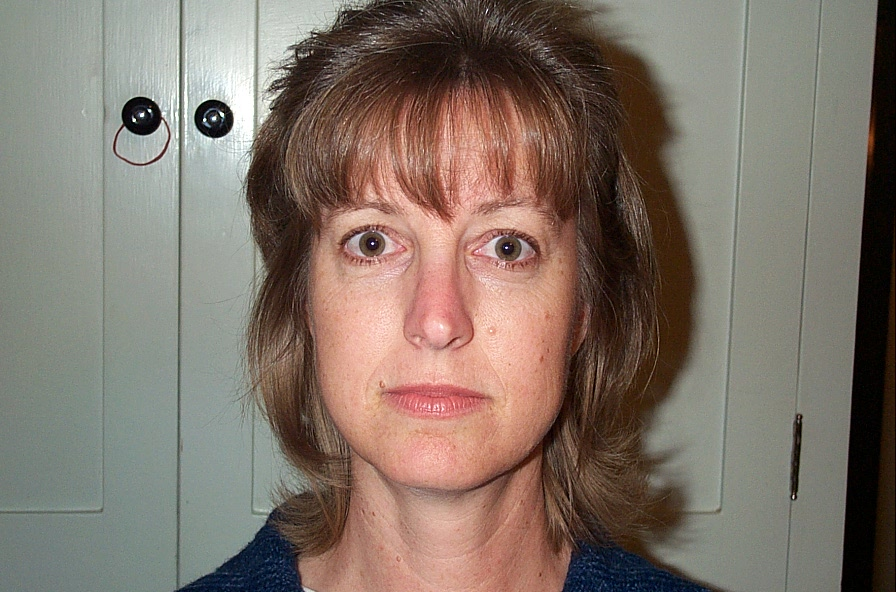
#> input picture CSE829/input_image.jpg, 896 x 592 px, found by its file name
$ python CLALHE.py
#> lines starting #> are read from the running program, lines starting #| are printed output that depends on the picture
import numpy as np
import cv2
from scipy.signal import argrelextrema

class CLALHE:
    """
    Contrast Limited Adaptive Local Histogram Equalization (CLALHE)
    Based on: Mohammed & Isa, IEEE Access 2025

    Implementation note - subimage boundary blending
    ------------------------------------------------
    Part 2 of the paper subdivides the image into ONS subimages (Eq. 5-6) and
    equalizes each one independently. Taken literally, that produces visible
    block seams: each subimage derives its own transfer function from its own
    histogram, so two pixels straddling a boundary have almost identical input
    intensities but are mapped through unrelated LUTs, and the output jumps.
    This is the same discontinuity that made plain (non-interpolated) AHE
    unusable, and it is why Zuiderveld's CLAHE bilinearly interpolates between
    tile mappings.

    The paper specifies no remedy. Its Part 2 step (v) says only "combination
    of the enhanced subimages", and Section IX pins that down as literal
    concatenation: "(viii) Merging of subimages involves their concatenation".
    "Bilinear interpolation" appears once in the whole paper, in the literature
    review, describing a different method (ACE-HM, ref [78]) - not CLALHE. The
    reported metrics could not have caught the seams either: PSNR, entropy,
    AMBE, SSI, CII and RMSE are all global statistics that a handful of
    boundary rows and columns barely move. It only shows up when you look at
    the picture.

    So the subdivision is kept exactly as specified - the number of subimages,
    their dimensions and their independent histograms are untouched - and only
    the write-back is changed: each subimage is read with an extra margin of
    context and composited through a linear cross-fade whose weights sum to 1
    across every shared boundary. This is the sub-image-level analogue of the
    tile interpolation CLAHE already performs internally, applied one level up.
    """

    def __init__(self):
        self.optimal_cbd = None
        self.optimal_i_cl = None

    def _find_peaks_valleys(self, histogram):
        """Identify peaks and valleys in the histogram as per Section V.A"""
        # Smooth histogram slightly to avoid noise-based false peaks
        hist_smooth = np.convolve(histogram, np.ones(3)/3, mode='same')

        # Find local maxima (peaks) and minima (valleys)
        peak_indices = argrelextrema(hist_smooth, np.greater, order=1)[0]
        valley_indices = argrelextrema(hist_smooth, np.less, order=1)[0]

        # Filter out edge cases if necessary
        peak_values = histogram[peak_indices]
        valley_values = histogram[valley_indices]

        return peak_indices, peak_values, valley_indices, valley_values

    def _calculate_n_parameter(self, valley_values):
        """Eq. (1): N-parameter = sum(Valley[i]) / NValleys"""
        if len(valley_values) == 0:
            return 1.0  # Fallback
        return np.sum(valley_values) / len(valley_values)

    def _calculate_cbd(self, n_peaks):
        """Eq. (2): CBD = ceil(ln(NPeaks)) for both height and width"""
        if n_peaks <= 0:
            return 4  # Default fallback
        cbd = int(np.ceil(np.log(n_peaks)))
        return max(cbd, 2)  # Ensure minimum tile size

    def _calculate_i_cl(self, peak_values, n_parameter, valley_values):
        """Eq. (3): I_CL = (Peaks[i] + N-parameter) / Max(Valley)"""
        if len(valley_values) == 0 or np.max(valley_values) == 0:
            return 2.0  # Fallback clip limit
        max_valley = np.max(valley_values)
        # Use the maximum peak for the most representative clip limit
        max_peak = np.max(peak_values) if len(peak_values) > 0 else 0
        i_cl = (max_peak + n_parameter) / max_valley
        return max(i_cl, 1.0)  # Clip limit must be >= 1

    def _compute_metrics(self, original, enhanced):
        """Compute PSNR, Entropy, and AMBE for CIQI fitness function"""
        # PSNR
        mse = np.mean((original.astype(np.float64) - enhanced.astype(np.float64)) ** 2)
        if mse == 0:
            psnr = 100.0
        else:
            psnr = 10 * np.log10((255.0 ** 2) / mse)

        # Entropy
        hist = cv2.calcHist([enhanced], [0], None, [256], [0, 256])
        prob = hist.ravel() / hist.sum()
        prob = prob[prob > 0]
        entropy = -np.sum(prob * np.log2(prob))

        # AMBE (Absolute Mean Brightness Error)
        ambe = abs(np.mean(original.astype(np.float64)) - np.mean(enhanced.astype(np.float64)))

        return psnr, entropy, ambe

    def _ciqi_score(self, original, enhanced):
        """Eq. (4): CIQI = (PSNR + Entropy) / AMBE"""
        psnr, entropy, ambe = self._compute_metrics(original, enhanced)
        if ambe == 0:
            ambe = 0.001  # Avoid division by zero
        return (psnr + entropy) / ambe

    def _apply_clahe_with_params(self, image, cbd, clip_limit):
        """Apply CLAHE with specific CBD and clip limit parameters"""
        clahe = cv2.createCLAHE(clipLimit=clip_limit, tileGridSize=(cbd, cbd))
        return clahe.apply(image)

    def part1_determine_optimal_params(self, gray_image):
        """
        Part 1: Determine optimum parameters (CBD and I_CL)
        Tests multiple enhancements using peak frequencies
        """
        # Compute histogram
        hist = cv2.calcHist([gray_image], [0], None, [256], [0, 256]).flatten()

        # Identify peaks and valleys
        peak_idx, peak_vals, valley_idx, valley_vals = self._find_peaks_valleys(hist)
        n_peaks = len(peak_idx)
        n_valleys = len(valley_idx)

        if n_peaks == 0:
            n_peaks = 1  # Prevent log(0)

        # Calculate base parameters
        n_param = self._calculate_n_parameter(valley_vals)
        cbd = self._calculate_cbd(n_peaks)

        # Test each peak value to find optimal I_CL via CIQI
        best_score = -np.inf
        best_i_cl = 2.0

        for p_val in peak_vals:
            candidate_i_cl = self._calculate_i_cl(np.array([p_val]), n_param, valley_vals)
            enhanced = self._apply_clahe_with_params(gray_image, cbd, candidate_i_cl)
            score = self._ciqi_score(gray_image, enhanced)

            if score > best_score:
                best_score = score
                best_i_cl = candidate_i_cl

        self.optimal_cbd = cbd
        self.optimal_i_cl = best_i_cl

        return cbd, best_i_cl, n_peaks, n_valleys

    def _blend_profile(self, p_start, p_stop, c_start, c_stop, margin,
                       ramp_head, ramp_tail):
        """
        1D weight profile for one subimage along a single axis.

        The weight is 1.0 in the interior of the subimage core and falls
        linearly to 0.0 across a 2*margin wide band centred on each shared
        boundary. Two adjacent subimages therefore contribute weights that
        sum to exactly 1.0 everywhere in their overlap, so the cross-fade is
        energy preserving and leaves no visible step.
        """
        coords = np.arange(p_start, p_stop, dtype=np.float64)
        weights = np.ones(p_stop - p_start, dtype=np.float64)

        if margin > 0:
            if ramp_head:  # boundary shared with the previous subimage
                weights = np.minimum(
                    weights, np.clip((coords - (c_start - margin)) / (2.0 * margin), 0.0, 1.0)
                )
            if ramp_tail:  # boundary shared with the next subimage
                weights = np.minimum(
                    weights, np.clip(((c_stop + margin) - coords) / (2.0 * margin), 0.0, 1.0)
                )

        return weights

    def part2_enhance(self, gray_image, n_valleys=None, blend_ratio=0.25):
        """
        Part 2: Subdivide image and enhance each subimage independently

        Each subimage is equalized on its own (as the paper specifies), but it
        is read with an extra `blend_ratio` margin of context on every shared
        side and written back through a linear cross-fade. This removes the
        block seams caused by neighbouring subimages using unrelated transfer
        functions, without merging their histograms.
        """
        if self.optimal_cbd is None or self.optimal_i_cl is None:
            raise ValueError("Run part1_determine_optimal_params first!")

        h, w = gray_image.shape

        # Eq. (5): Calculate Optimum Number of Subimages (ONS)
        if n_valleys is None or n_valleys == 0:
            n_valleys = 4  # Fallback
        ons_log = np.log2(n_valleys)
        ons = int(np.ceil(ons_log))
        if ons % 2 != 0:
            ons += 1  # Ensure even number
        ons = max(ons, 2)  # Minimum 2 subimages

        # Eq. (6): Calculate Subimage Dimensions (SID)
        if ons == 2:
            sub_h = h
            sub_w = w // 2
        else:
            sub_h = h // 2
            sub_w = w // (ons // 2) if ons > 2 else w // 2

        # Ensure valid dimensions
        sub_h = max(sub_h, 1)
        sub_w = max(sub_w, 1)

        # Subdivide and enhance each subimage independently
        rows = max(1, h // sub_h)
        cols = max(1, w // sub_w)

        # Overlap margins: only needed along axes that are actually split
        margin_y = max(1, int(sub_h * blend_ratio)) if rows > 1 else 0
        margin_x = max(1, int(sub_w * blend_ratio)) if cols > 1 else 0

        accumulator = np.zeros((h, w), dtype=np.float64)
        weight_total = np.zeros((h, w), dtype=np.float64)

        for r in range(rows):
            for c in range(cols):
                y_start = r * sub_h
                y_end = min((r + 1) * sub_h, h) if r < rows - 1 else h
                x_start = c * sub_w
                x_end = min((c + 1) * sub_w, w) if c < cols - 1 else w

                # Extended read window: the subimage plus its blending margin
                py_start = max(0, y_start - margin_y)
                py_end = min(h, y_end + margin_y)
                px_start = max(0, x_start - margin_x)
                px_end = min(w, x_end + margin_x)

                subimage = gray_image[py_start:py_end, px_start:px_end]

                # Apply optimal CLAHE to each subimage
                enhanced_sub = self._apply_clahe_with_params(
                    subimage, self.optimal_cbd, self.optimal_i_cl
                )

                # Cross-fade weights, separable along the two axes
                w_y = self._blend_profile(py_start, py_end, y_start, y_end, margin_y,
                                          ramp_head=(r > 0), ramp_tail=(r < rows - 1))
                w_x = self._blend_profile(px_start, px_end, x_start, x_end, margin_x,
                                          ramp_head=(c > 0), ramp_tail=(c < cols - 1))
                weights = w_y[:, None] * w_x[None, :]

                accumulator[py_start:py_end, px_start:px_end] += enhanced_sub * weights
                weight_total[py_start:py_end, px_start:px_end] += weights

        enhanced_image = accumulator / np.maximum(weight_total, 1e-8)
        return np.clip(np.round(enhanced_image), 0, 255).astype(gray_image.dtype)

    def enhance(self, image):
        """
        Full CLALHE pipeline for grayscale or color images
        """
        is_color = len(image.shape) == 3

        if is_color:
            # Convert to LAB and enhance L channel only
            lab = cv2.cvtColor(image, cv2.COLOR_BGR2LAB)
            l_channel = lab[:, :, 0]
        else:
            l_channel = image.copy()

        # Part 1: Find optimal parameters
        _, _, _, n_valleys = self.part1_determine_optimal_params(l_channel)

        # Part 2: Enhance with subimage processing
        enhanced_l = self.part2_enhance(l_channel, n_valleys)

        if is_color:
            lab[:, :, 0] = enhanced_l
            result = cv2.cvtColor(lab, cv2.COLOR_LAB2BGR)
        else:
            result = enhanced_l

        return result


# === USAGE EXAMPLE ===
if __name__ == "__main__":
    # Load image
    img = cv2.imread("public/input_image.jpg")
#> img is the input picture: shape (592, 896, 3); mean B, G, R 104.5, 114.8, 128.2
    if img is None:
        print("Error: Could not load image")
    else:
        clalhe = CLALHE()
        enhanced = clalhe.enhance(img)
#> in enhance, `l_channel = lab[:, :, 0]`:
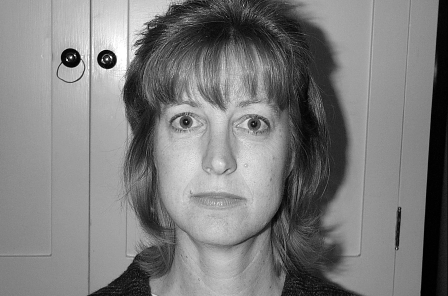
#> l_channel: shape (592, 896) (shown at 1/2 size); min 0, max 255, mean 124.2
#> in part1_determine_optimal_params, `hist = cv2.calcHist([gray_image], [0], None, [256], [0, 256]).flatten()`: hist = 256 values, max 8275 at index 147, min 0 at index 4, mean 2072
#> in _find_peaks_valleys, `hist_smooth = np.convolve(histogram, np.ones(3)/3, mode='same')`: hist_smooth = 256 values, max 7659.7 at index 146, min 55.67 at index 250, mean 2069.2
#> in _find_peaks_valleys, `peak_indices = argrelextrema(hist_smooth, np.greater, order=1)[0]`: peak_indices = 45 values from 2 to 254
#> in _find_peaks_valleys, `valley_indices = argrelextrema(hist_smooth, np.less, order=1)[0]`: valley_indices = 44 values from 5 to 250
#> in _find_peaks_valleys, `peak_values = histogram[peak_indices]`: peak_values = 45 values, max 7304 at index 37, min 57 at index 43, mean 2148
#> in _find_peaks_valleys, `valley_values = histogram[valley_indices]`: valley_values = 44 values, max 8275 at index 35, min 52 at index 43, mean 2137.2
#> in part1_determine_optimal_params, `peak_idx, peak_vals, valley_idx, valley_vals = self._find_peaks_valley..`: peak_idx = 45 values from 2 to 254; peak_vals has the same summary as peak_values in _find_peaks_valleys; valley_idx = 44 values from 5 to 250; valley_vals has the same summary as valley_values in _find_peaks_valleys
#> in part1_determine_optimal_params, `n_peaks = len(peak_idx)`: n_peaks = 45
#> in part1_determine_optimal_params, `n_valleys = len(valley_idx)`: n_valleys = 44
#> in part1_determine_optimal_params, `n_param = self._calculate_n_parameter(valley_vals)`: n_param = 2137.2
#> in _calculate_cbd, `cbd = int(np.ceil(np.log(n_peaks)))`: cbd = 4
#> the loop in part1_determine_optimal_params, `for p_val in peak_vals:` made 45 passes
#> (p_val, max_peak in _calculate_i_cl, i_cl in _calculate_i_cl, candidate_i_cl) on pass 1: (4719, 4719, 0.829, 1)
#> pass 1, in part1_determine_optimal_params, `enhanced = self._apply_clahe_with_params(gray_image, cbd, candidate_i_..`:
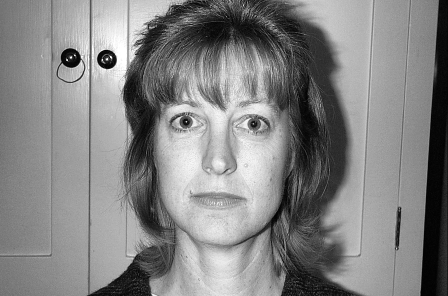
#> enhanced: shape (592, 896) (shown at 1/2 size); min 0, max 255, mean 130.9
#> after the loop in part1_determine_optimal_params, `for p_val in peak_vals:`: best_i_cl = 1; best_score = 4.82
#> in part1_determine_optimal_params, `self.optimal_cbd = cbd`: self.optimal_cbd = 4
#> in part1_determine_optimal_params, `self.optimal_i_cl = best_i_cl`: self.optimal_i_cl = 1
#> in enhance, `_, _, _, n_valleys = self.part1_determine_optimal_params(l_channel)`: n_valleys = 44
#> in part2_enhance, `ons_log = np.log2(n_valleys)`: ons_log = 5.46
#> in part2_enhance, `ons = int(np.ceil(ons_log))`: ons = 6
#> in part2_enhance, `sub_w = w // (ons // 2) if ons > 2 else w // 2`: sub_w = 298
#> in part2_enhance, `cols = max(1, w // sub_w)`: cols = 3
#> in part2_enhance, `margin_x = max(1, int(sub_w * blend_ratio)) if cols > 1 else 0`: margin_x = 74
#> after the loop in part2_enhance, `for r in range(rows):`:
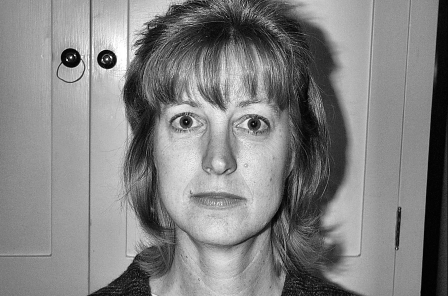
#> accumulator: shape (592, 896) float64 (shown at 1/2 size); min 0, max 255, mean 130.3; drawn with min black and max white
#> after the loop in part2_enhance, `for r in range(rows):`:
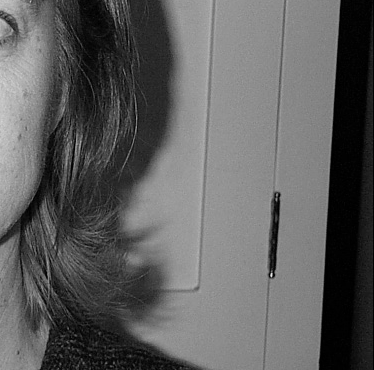
#> subimage: shape (370, 374); min 0, max 235, mean 94.3
#> in enhance, `result = cv2.cvtColor(lab, cv2.COLOR_LAB2BGR)`:
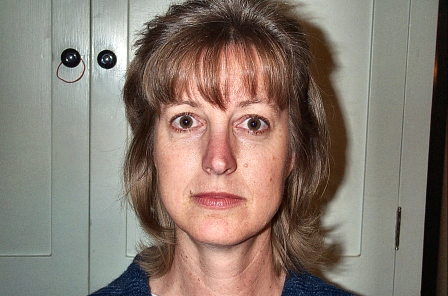
#> result: shape (592, 896, 3) (shown at 1/2 size); mean B, G, R 110.6, 121.1, 134.6

        # [4 lines of commented-out code are left out]
        h, w = img.shape[:2]
        half_w = w // 2
        # left = cv2.resize(img, (half_w, h))
        # right = cv2.resize(enhanced, (w - half_w, h))
        # side_by_side = cv2.hconcat([left, right])
        side_by_side = cv2.hconcat([img, enhanced])
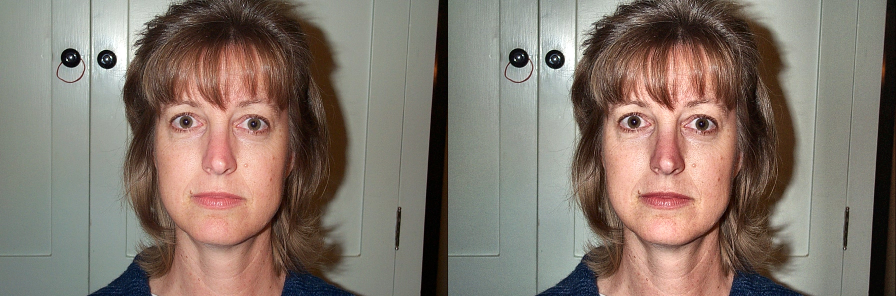
#> side_by_side: shape (592, 1792, 3) (shown at 1/2 size); mean B, G, R 107.6, 118, 131.4
        cv2.imshow("Original | CLALHE Enhanced", side_by_side)
        cv2.waitKey(0)
        cv2.destroyAllWindows()

        cv2.imwrite("clalhe_output.jpg", enhanced)
        print(f"Optimal CBD: {clalhe.optimal_cbd}")
#| Optimal CBD: 4
        print(f"Optimal I_CL: {clalhe.optimal_i_cl:.4f}")
#| Optimal I_CL: 1.0000

$ run again, with CSE829/crybaby.jpeg copied over CSE829/input_image.jpg
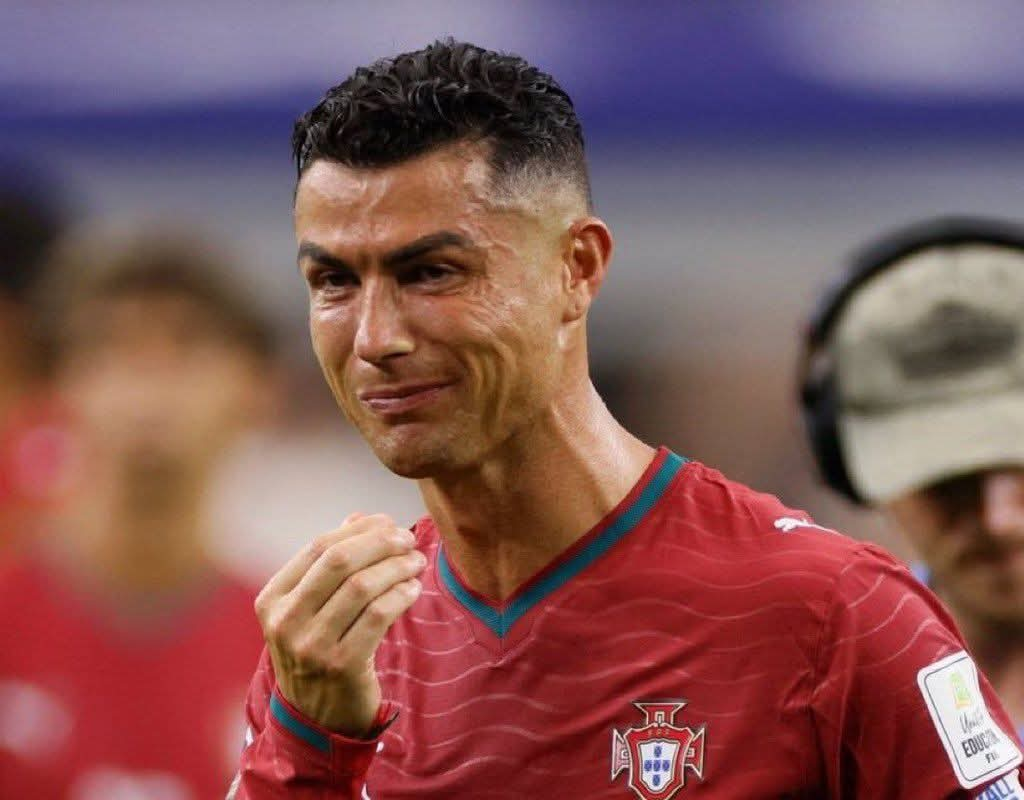
#> input picture CSE829/crybaby.jpeg, 1024 x 800 px, found by its file name
#> img is the input picture: shape (800, 1024, 3); mean B, G, R 87.6, 86.9, 130.3
#> hist = 256 values, max 10365 at index 97, min 0 at index 4, mean 3200
#> hist_smooth = 256 values, max 9055.3 at index 96, min 17.33 at index 255, mean 3199.8
#> peak_indices = 55 values from 2 to 254
#> valley_indices = 54 values from 3 to 253
#> peak_values = 55 values, max 8709 at index 26, min 29 at index 54, mean 3537.3
#> valley_values = 54 values, max 10365 at index 23, min 26 at index 53, mean 3828.5
#> peak_idx = 55 values from 2 to 254; peak_vals has the same summary as peak_values in _find_peaks_valleys; valley_idx = 54 values from 3 to 253; valley_vals has the same summary as valley_values in _find_peaks_valleys
#> n_peaks = 55
#> in part1_determine_optimal_params, `n_valleys = len(valley_idx)`: n_valleys = 54
#> n_param = 3828.5
#> in _calculate_cbd, `cbd = int(np.ceil(np.log(n_peaks)))`: cbd = 5
#> the loop in part1_determine_optimal_params, `for p_val in peak_vals:` made 55 passes
#> (p_val, max_peak in _calculate_i_cl, i_cl in _calculate_i_cl, candidate_i_cl) on pass 1: (924, 924, 0.459, 1)
#> pass 1, in part1_determine_optimal_params, `enhanced = self._apply_clahe_with_params(gray_image, cbd, candidate_i_..`:
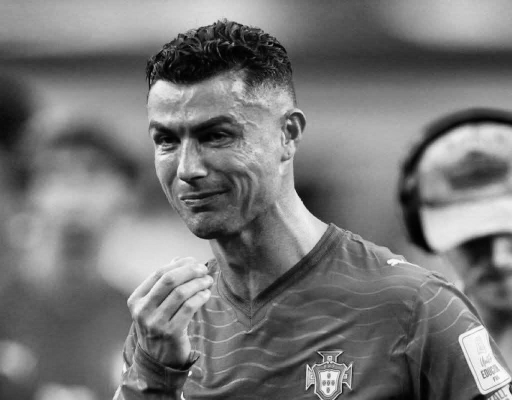
#> enhanced: shape (800, 1024) (shown at 1/2 size); min 0, max 255, mean 118.6
#> after the loop in part1_determine_optimal_params, `for p_val in peak_vals:`: best_i_cl = 1; best_score = 2.97
#> self.optimal_cbd = 5
#> self.optimal_i_cl = 1
#> in enhance, `_, _, _, n_valleys = self.part1_determine_optimal_params(l_channel)`: n_valleys = 54
#> ons_log = 5.75
#> ons = 6
#> sub_w = 341
#> cols = 3
#> margin_x = 85
#> `side_by_side = cv2.hconcat([img, enhanced])`:
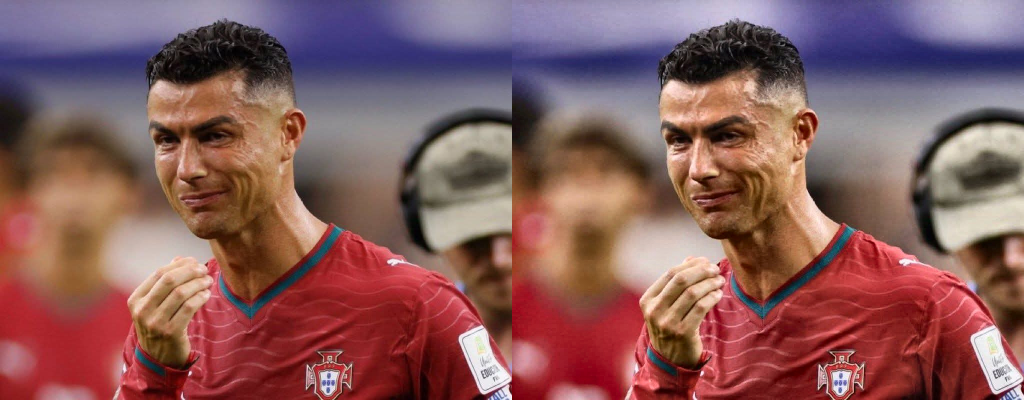
#> side_by_side: shape (800, 2048, 3) (shown at 1/2 size); mean B, G, R 91.8, 91.2, 134.7
#| Optimal CBD: 5
#| Optimal I_CL: 1.0000
